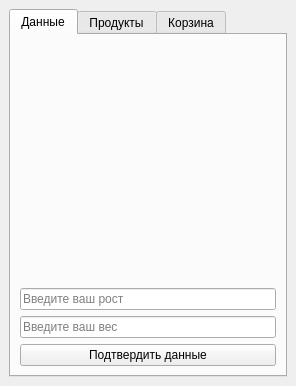
<?xml version="1.0" encoding="UTF-8"?>
<ui version="4.0">
 <class>MainWindow</class>
 <widget class="QMainWindow" name="MainWindow">
  <property name="windowTitle">
   <string>Калькулятор калорий</string>
  </property>
  <widget class="QWidget" name="centralwidget">
   <layout class="QVBoxLayout" name="verticalLayout">
    <item>
     <widget class="QTabWidget" name="tabWidget">
      <widget class="QWidget" name="tabUserData">
       <attribute name="title">
        <string>Данные</string>
       </attribute>
       <layout class="QVBoxLayout" name="verticalLayout_UserData">
        <item>
         <widget class="QLabel" name="userInfoLabel"/>
        </item>
        <item>
         <widget class="QLineEdit" name="heightLineEdit">
          <property name="placeholderText">
           <string>Введите ваш рост</string>
          </property>
         </widget>
        </item>
        <item>
         <widget class="QLineEdit" name="weightLineEdit">
          <property name="placeholderText">
           <string>Введите ваш вес</string>
          </property>
         </widget>
        </item>
        <item>
         <widget class="QPushButton" name="submitUserDataButton">
          <property name="text">
           <string>Подтвердить данные</string>
          </property>
         </widget>
        </item>
       </layout>
      </widget>
      <widget class="QWidget" name="tabProducts">
       <attribute name="title">
        <string>Продукты</string>
       </attribute>
       <layout class="QVBoxLayout" name="verticalLayout_Products">
        <item>
         <widget class="QLineEdit" name="searchLineEdit">
          <property name="placeholderText">
           <string>Поиск продукта</string>
          </property>
         </widget>
        </item>
        <item>
         <widget class="QPushButton" name="searchButton">
          <property name="text">
           <string>Искать</string>
          </property>
         </widget>
        </item>
        <item>
         <widget class="QPushButton" name="showAllProductsButton">
          <property name="text">
           <string>Показать все продукты</string>
          </property>
         </widget>
        </item>
        <item>
         <widget class="QTableView" name="searchResultsTableView"/>
        </item>
        <item>
         <widget class="QPushButton" name="addToCartButton">
          <property name="text">
           <string>Добавить в корзину</string>
          </property>
         </widget>
        </item>
       </layout>
      </widget>
      <widget class="QWidget" name="tabCart">
       <attribute name="title">
        <string>Корзина</string>
       </attribute>
       <layout class="QVBoxLayout" name="verticalLayout_Cart">
        <item>
         <widget class="QTableView" name="cartTableView"/>
        </item>
        <item>
         <widget class="QPushButton" name="removeFromCartButton">
          <property name="text">
           <string>Удалить из корзины</string>
          </property>
         </widget>
        </item>
        <item>
         <widget class="QLabel" name="totalCaloriesLabel"/>
        </item>
        <item>
         <widget class="QLabel" name="totalProteinsLabel"/>
        </item>
        <item>
         <widget class="QLabel" name="totalFatsLabel"/>
        </item>
        <item>
         <widget class="QLabel" name="totalCarbsLabel"/>
        </item>
        <item>
         <widget class="QLabel" name="dailyPercentageLabel"/>
        </item>
       </layout>
      </widget>
     </widget>
    </item>
   </layout>
  </widget>
 </widget>
 <resources/>
 <connections/>
</ui>
